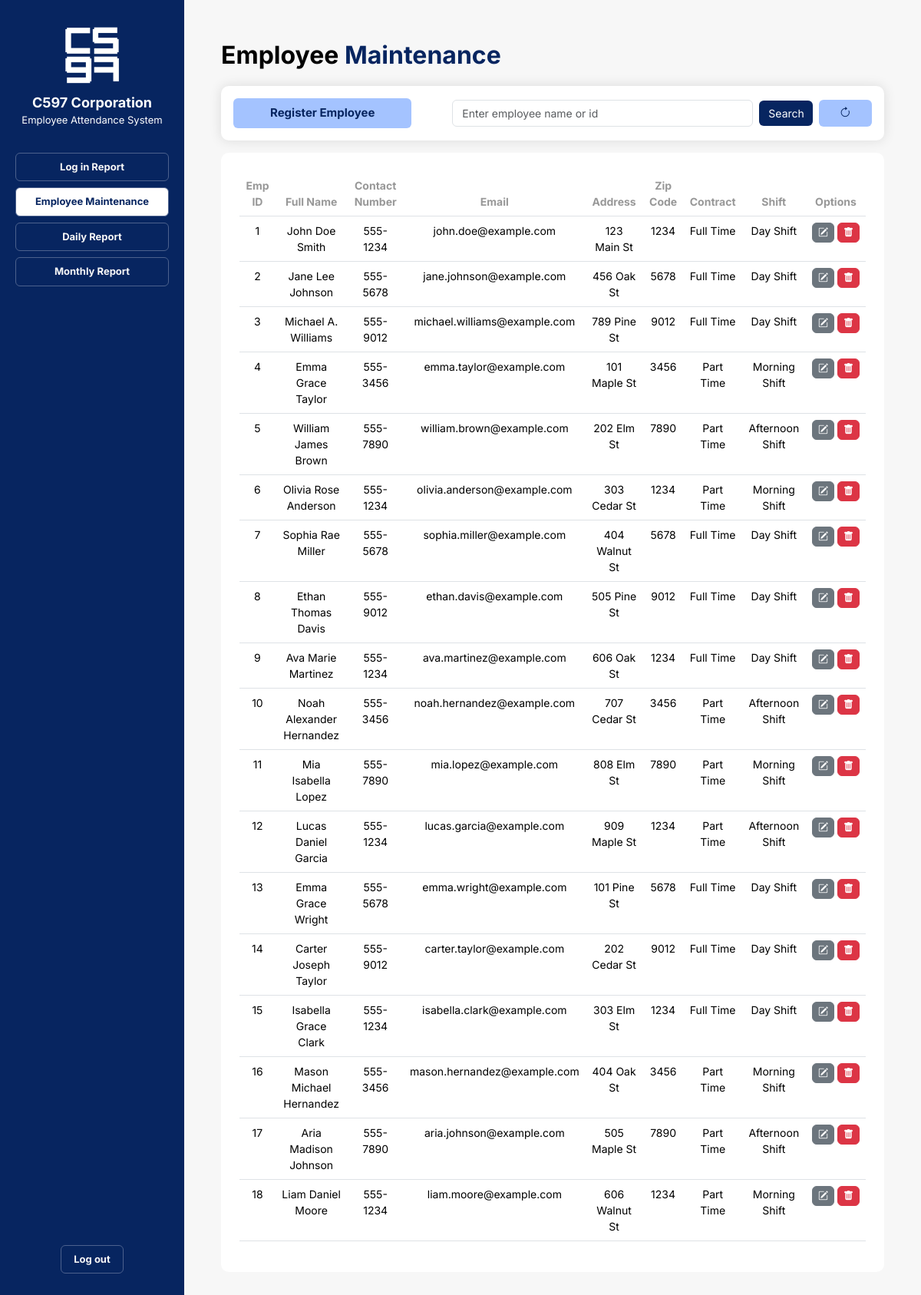
Page /employee-maintenance.php on the committed database.
### tables this page shows
CREATE TABLE `employee` (
  `emp_id` int(11) NOT NULL,
  `password` varchar(30) NOT NULL,
  `first_name` varchar(50) DEFAULT NULL,
  `middle_name` varchar(50) DEFAULT NULL,
  `last_name` varchar(50) DEFAULT NULL,
  `address` varchar(100) DEFAULT NULL,
  `zip` varchar(4) DEFAULT NULL,
  `contact_number` varchar(11) DEFAULT NULL,
  `email_address` varchar(50) DEFAULT NULL,
  `contract` varchar(50) NOT NULL,
  `shift` varchar(25) NOT NULL
);

### emp-load.php (the view)
<?php
echo "<tr>";
echo "<td>" . $row["emp_id"] . "</td>";
echo "<td>" . $row["first_name"] . " " . $row["middle_name"] . " " . $row["last_name"] . "</td>";
echo "<td>" . $row["contact_number"] . "</td>";
echo "<td>" . $row["email_address"] . "</td>";
echo "<td>" . $row["address"] . "</td>";
echo "<td>" . $row["zip"] . "</td>";
echo "<td>" . $row["contract"] . "</td>";
echo "<td>" . $row["shift"] . "</td>";
echo "<td>
    <div class='btn_container me-0 d-flex gap-1'>
        <a href='employee-edit.php?emp_id=" . $row["emp_id"] . "' class='nav-link'><button class='btn btn-secondary'><i class='bi bi-pencil-square'></i></button></a>
        <a href='employee-delete.php?emp_id=" . $row["emp_id"] . "' class='nav-link'><button class='btn btn-danger'><i class='bi bi-trash-fill'></i></button></a>
    </div>
</td>";
echo "</tr>";
?>

### employee-maintenance.php (shortened to what this page needs)
<!DOCTYPE html>
<html lang="en">
<head>
    <link rel="stylesheet" href="https://cdn.jsdelivr.net/npm/bootstrap@5.3.2/dist/css/bootstrap.min.css">
    <link rel="stylesheet" href="https://cdn.jsdelivr.net/npm/bootstrap-icons@1.11.2/font/bootstrap-icons.min.css">
    <link rel="stylesheet" href="css/nav-bar.css">
    <link rel="stylesheet" href="css/employee-maintenance.css">
</head>
<body class="container-fluid">
    <div class="container-fluid row gap-0">
        <?php
            include('nav-bar.php');
        ?>
        <div class="right_panel container p-5">
            <p class="header_title">Employee <span class="blue_title">Maintenance</span></p>
                <form class="search_register white_container row m-0 p-3 align-items-center justify-content-between gap-2" method="GET">
                    <div class="register_button col col-4 m-0 p-0">
                        <a class="nav-link" href="employee-registration.php"><button class="btn btn-primary px-5 py-2" type="button">Register Employee</button></a>
                    </div>
                    <div class="col col-6-sm m-0 p-0">
                        <input class="form-control w-100" type="search" placeholder="Enter employee name or id" aria-label="Search" name="emp_id">
                    </div>
                    <div class="search_button col col-1 m-0 p-0">
                        <input class="btn btn-primary w-100" type="submit" value="Search">
                    </div>
                    <div class="register_button col col-1 ms-auto p-0">
                        <a href="employee-maintenance.php"><button type="button" class="btn btn-primary w-100"><i class="bi bi-arrow-clockwise"></i></button></a>
                    </div>
                </form>
            <div class="white_container row mt-3 p-4 mx-0 text-center justify-content-evenly">
                <table class="table">
                    <thead>
                        <tr>
                            <th scope="col">Emp ID</th>
                            <th scope="col">Full Name</th>
                            <th scope="col">Contact Number</th>
                            <th scope="col">Email</th>
                            <th scope="col">Address</th>
                            <th scope="col">Zip Code</th>
                            <th scope="col">Contract</th>
                            <th scope="col">Shift</th>
                            <th scope="col">Options</th>
                        </tr>
                    </thead>
                    <tbody class="table_body">
                        <?php
                            include "connection.php";
                            if (isset($_GET["emp_id"])) {
                                $emp_id = $_GET["emp_id"];
                                if (!$emp_id) {
                                    echo "
                                    <div class='alert alert-warning py-3 mb-3' role='alert'>
                                        <div class='alert_mes text-center'>No employee name or ID entered!</div>
                                    </div>
                                    ";
                                }
                                $sql = "SELECT * FROM employee WHERE emp_id = '" . $emp_id . "' OR CONCAT(first_name, ' ', middle_name, ' ', last_name) LIKE '%" . $emp_id . "%'";
                                $result = mysqli_query($conn, $sql);
                                if (mysqli_num_rows($result) > 0) {
                                    while ($row = mysqli_fetch_assoc($result)) {
                                        include "emp-load.php";
                                    }
                                } else {
                                    $emp_notfound = true;
                                }
                            } else {
                                $sql = "SELECT * FROM employee";
                                $result = mysqli_query($conn, $sql);
                                if (mysqli_num_rows($result) > 0) {
                                    while ($row = mysqli_fetch_assoc($result)) {
                                        include "emp-load.php";
                                    }
                                } else {
                                    $emp_notfound = true;
                                }
                            }
                        ?>
                    </tbody>
                </table>
            </div>
        </div>
    </div>
</body>
</html>

### nav-bar.php
<div class="left_panel sticky-top container text-center pt-3">
    <img class="mt-3" src="images/company-logo.png" alt="C597 Corporation Logo">
    <p class="company_name mt-2 mb-0">C597 Corporation</p>
    <p class="system_name">Employee Attendance System</p>
    <nav class="nav flex-column nav-pills mt-4 p-2 gap-2">
        <a class="nav_button nav-link" href="login-report.php">Log in Report</a>
        <a class="nav_button nav-link" href="employee-maintenance.php">Employee Maintenance</a>
        <a class="nav_button nav-link" href="daily-report.php">Daily Report</a>
        <a class="nav_button nav-link" href="monthly-report.php">Monthly Report</a>
        <span class="log_out_button mb-3"><a class="nav_button nav-link" href="admin-login.php">Log out</a></span>
    </nav>
</div>

### css/nav-bar.css (style rules this page uses)
body { font-family: 'Inter', sans-serif; }
.company_name { font-size: large; font-weight: bold; }
.left_panel { background-color: #072560; color: white; position: fixed; overflow: auto; width: 20%; height: 100%; bottom: 0; }
.left_panel img { width: 80px; height: 80px; }
.log_out_button { display: block; position: fixed; bottom: 30px; align-self: center; }
.nav { font-size: 13px; font-weight: bold; }
.nav_button { border: 1px solid #4C618D; color: #F7F7F7; }
.nav-link[aria-current="page"] { background: white; color: #072560; }
.system_name { margin: 0; padding: 0; font-size: small; }

### css/employee-maintenance.css (style rules this page uses)
a { margin: 0; padding: 0; }
body { font-family: 'Inter', sans-serif; background: #f7f7f7; }
.blue_title { color: #072560; }
.btn_container .btn { font-size: 13px; padding: 2.5px 7px; }
.container-fluid { margin: 0; padding: 0; }
.header_title { font-weight: bold; font-size: 2rem; }
.register_button button, .register_button button:hover { background-color: #A4C3FF; border: none; color: #072560; font-weight: bold; font-size: 15px; }
.right_panel { width: 80%; margin-left: 20%; color: black; min-height: 100vh; }
.search_button input, .search_button input:hover { border: none; background-color: #072560; color: white; font-size: 14px; }
.search_register { box-shadow: 0 0 15px 1px rgba(0, 0, 0, 0.1); }
.search_register input { font-size: 14px; }
.table th { color: #989898; }
.table th, .table_body td { font-size: 14px; }
.white_container { background-color: #fff; border-radius: 10px; padding: 10px; }

### rows in the picture
employee: emp_id "1", first_name "John", middle_name "Doe", last_name "Smith", contact_number "555-1234", email_address "john.doe@example.com", address "123 Main St", zip "1234", contract "Full Time", shift "Day Shift"
employee: emp_id "2", first_name "Jane", middle_name "Lee", last_name "Johnson", contact_number "555-5678", email_address "jane.johnson@example.com", address "456 Oak St", zip "5678", contract "Full Time", shift "Day Shift"
employee: emp_id "3", first_name "Michael", middle_name "A.", last_name "Williams", contact_number "555-9012", email_address "michael.williams@example.com", address "789 Pine St", zip "9012", contract "Full Time", shift "Day Shift"
employee: emp_id "4", first_name "Emma", middle_name "Grace", last_name "Taylor", contact_number "555-3456", email_address "emma.taylor@example.com", address "101 Maple St", zip "3456", contract "Part Time", shift "Morning Shift"
employee: emp_id "5", first_name "William", middle_name "James", last_name "Brown", contact_number "555-7890", email_address "william.brown@example.com", address "202 Elm St", zip "7890", contract "Part Time", shift "Afternoon Shift"
employee: emp_id "6", first_name "Olivia", middle_name "Rose", last_name "Anderson", contact_number "555-1234", email_address "olivia.anderson@example.com", address "303 Cedar St", zip "1234", contract "Part Time", shift "Morning Shift"
employee: emp_id "7", first_name "Sophia", middle_name "Rae", last_name "Miller", contact_number "555-5678", email_address "sophia.miller@example.com", address "404 Walnut St", zip "5678", contract "Full Time", shift "Day Shift"
employee: emp_id "8", first_name "Ethan", middle_name "Thomas", last_name "Davis", contact_number "555-9012", email_address "ethan.davis@example.com", address "505 Pine St", zip "9012", contract "Full Time", shift "Day Shift"
employee: emp_id "9", first_name "Ava", middle_name "Marie", last_name "Martinez", contact_number "555-1234", email_address "ava.martinez@example.com", address "606 Oak St", zip "1234", contract "Full Time", shift "Day Shift"
employee: emp_id "10", first_name "Noah", middle_name "Alexander", last_name "Hernandez", contact_number "555-3456", email_address "noah.hernandez@example.com", address "707 Cedar St", zip "3456", contract "Part Time", shift "Afternoon Shift"
employee: emp_id "11", first_name "Mia", middle_name "Isabella", last_name "Lopez", contact_number "555-7890", email_address "mia.lopez@example.com", address "808 Elm St", zip "7890", contract "Part Time", shift "Morning Shift"
employee: emp_id "12", first_name "Lucas", middle_name "Daniel", last_name "Garcia", contact_number "555-1234", email_address "lucas.garcia@example.com", address "909 Maple St", zip "1234", contract "Part Time", shift "Afternoon Shift"
employee: emp_id "13", first_name "Emma", middle_name "Grace", last_name "Wright", contact_number "555-5678", email_address "emma.wright@example.com", address "101 Pine St", zip "5678", contract "Full Time", shift "Day Shift"
employee: emp_id "14", first_name "Carter", middle_name "Joseph", last_name "Taylor", contact_number "555-9012", email_address "carter.taylor@example.com", address "202 Cedar St", zip "9012", contract "Full Time", shift "Day Shift"
employee: emp_id "15", first_name "Isabella", middle_name "Grace", last_name "Clark", contact_number "555-1234", email_address "isabella.clark@example.com", address "303 Elm St", zip "1234", contract "Full Time", shift "Day Shift"
employee: emp_id "16", first_name "Mason", middle_name "Michael", last_name "Hernandez", contact_number "555-3456", email_address "mason.hernandez@example.com", address "404 Oak St", zip "3456", contract "Part Time", shift "Morning Shift"
employee: emp_id "17", first_name "Aria", middle_name "Madison", last_name "Johnson", contact_number "555-7890", email_address "aria.johnson@example.com", address "505 Maple St", zip "7890", contract "Part Time", shift "Afternoon Shift"
employee: emp_id "18", first_name "Liam", middle_name "Daniel", last_name "Moore", contact_number "555-1234", email_address "liam.moore@example.com", address "606 Walnut St", zip "1234", contract "Part Time", shift "Morning Shift"
